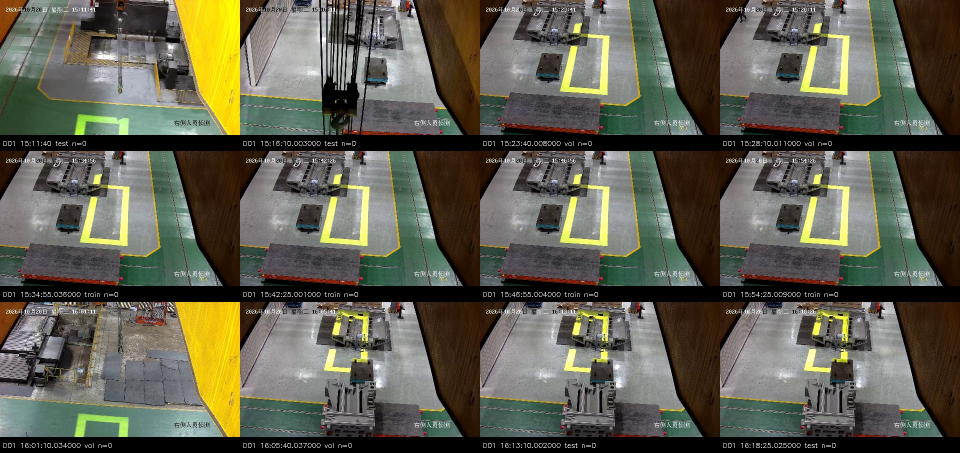
#> input picture person_tracking/data/b3b4_review_20261110/contact_sheets/D01_proposals.jpg, 1920 x 906 px (shown at 1/2 size)
$ python -i vehicle_anchor.py   (imports and definitions only)
#> lines starting #> are read from the running program, lines starting #| are printed output that depends on the picture; after the words box and inside, x2 and y2 are one past the last pixel; in counts of white or black regions, pixels touching at a corner belong together
#> further down, picture is the input picture: shape (906, 1920, 3); mean B, G, R 79.5, 93.9, 94.9
"""Recover a conditional cross-rig pose from four visible cart markers."""

from __future__ import annotations

import itertools
import math

import cv2
import numpy as np


# [31 lines left out: functions _intrinsics, _ordered_corners, not called in this run]


def detect_cart_markers(image: np.ndarray) -> np.ndarray:
    """Return two marker pairs ordered along the green-track direction."""
    hsv = cv2.cvtColor(image, cv2.COLOR_BGR2HSV)
#> hsv: shape (906, 1920, 3); mean H, S, V 60.3, 76.1, 100.9
    green = cv2.inRange(hsv, (75, 30, 50), (105, 180, 220))
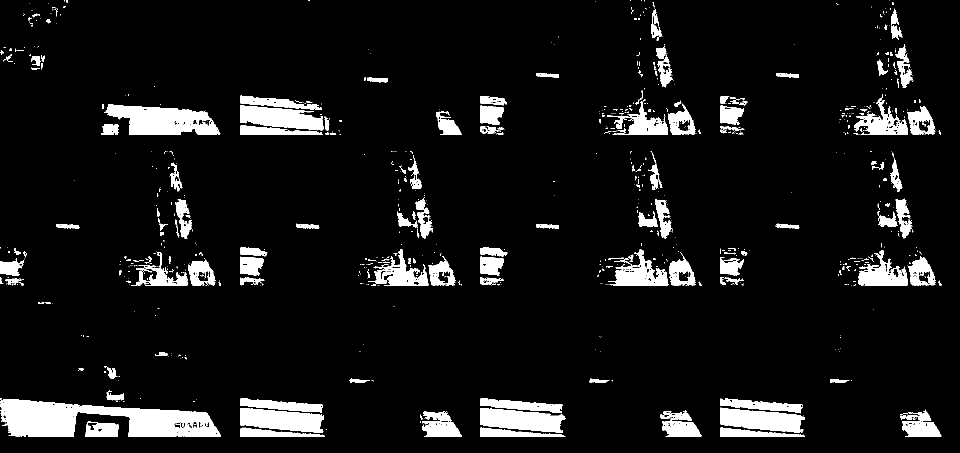
#> green: shape (906, 1920) (shown at 1/2 size); 8.3% white; 934 white regions (742 under 20 px), largest, box (x1, y1, x2, y2) and area: (0, 797, 442, 874) 19961, (208, 209, 441, 270) 9172, (481, 816, 648, 866) 5864
    distance_to_green = cv2.distanceTransform(255 - green, cv2.DIST_L2, 5)
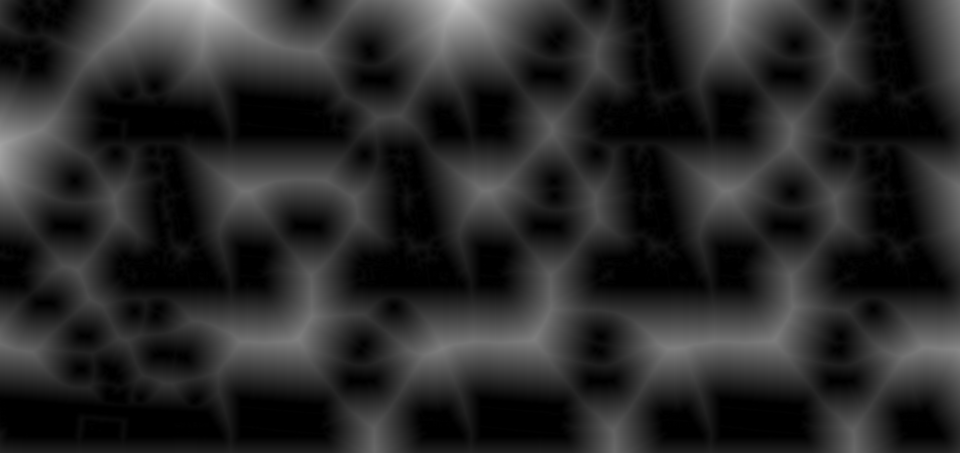
#> distance_to_green: shape (906, 1920) float32 (shown at 1/2 size); min 0, max 201, mean 41.2
    red = (cv2.inRange(hsv, (0, 90, 80), (12, 255, 255)) |
           cv2.inRange(hsv, (170, 90, 80), (179, 255, 255)))
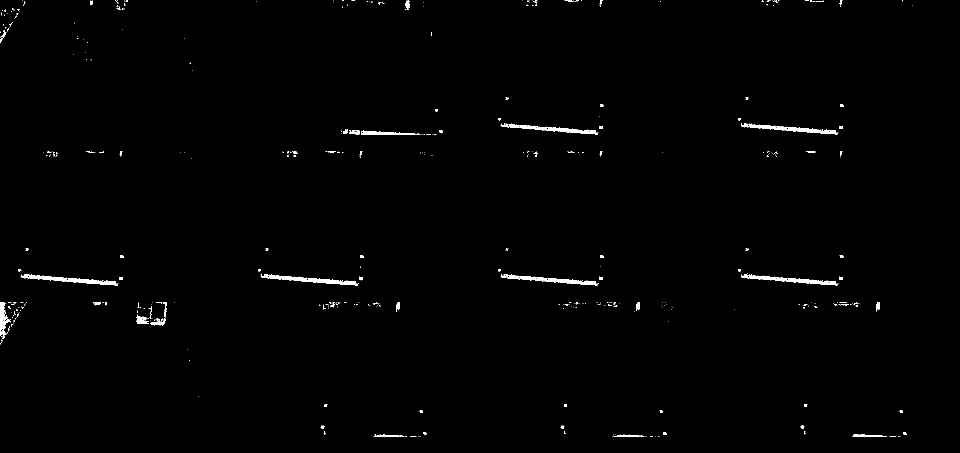
#> red: shape (906, 1920) (shown at 1/2 size); 0.82% white; 444 white regions (367 under 20 px), largest, box (x1, y1, x2, y2) and area: (521, 548, 717, 571) 1353, (41, 548, 237, 571) 1332, (1001, 548, 1197, 571) 1280
    count, _, stats, centroids = cv2.connectedComponentsWithStats(red)
#> count = 445; stats = 445 rows, first 6: [0, 0, 1920, 906, 1725312], [44, 0, 1, 1, 1], [180, 1, 6, 9, 30], [185, 0, 1, 1, 1], [230, 0, 7, 7, 12], [234, 0, 2, 2, 4]; centroids = 445 pairs, first value 0 to 1824, second value 0 to 873
    candidates = []
    for index in range(1, count):
        x, y, width, height, area = stats[index]
        center = centroids[index]
        if (60 <= area <= 500 and 4 <= width <= 35 and 4 <= height <= 35
                and 0.4 <= width / height <= 2.5
                and y >= image.shape[0] * 0.12):
            candidates.append((center, float(distance_to_green[round(center[1]), round(center[0])])))
#> this loop made 444 passes
#> (x, y, width, height, area) on passes 134, 248, 265: (703, 260, 17, 9, 119), (186, 604, 16, 7, 79), (792, 604, 8, 20, 93)
#> after the loop, candidates = [([710.8, 264.1], 30.79), ([193.7, 606.4], 69.35), ([795.7, 612], 8.2), ([1275.8, 611.7], 41), ([1755.6, 612], 11.59), ([282.6, 639.8], 22.79), ([317.1, 644.9], 15.18)]
    nearest = [center for center, distance in candidates if distance <= 12.5]
#> nearest = [[795.7, 612], [1755.6, 612]]
    if len(nearest) < 4:
        nearest = [center for center, distance in candidates if distance <= 18]
#> nearest = [[795.7, 612], [1755.6, 612], [317.1, 644.9]]
    candidates = nearest
#> candidates = [[795.7, 612], [1755.6, 612], [317.1, 644.9]]
    if len(candidates) < 4 or len(candidates) > 12:
#> (the run stopped early here; a loop or call above may not have finished)

$ run again, on person_tracking/data/b3b4_review_20261110/contact_sheets/D02_proposals.jpg
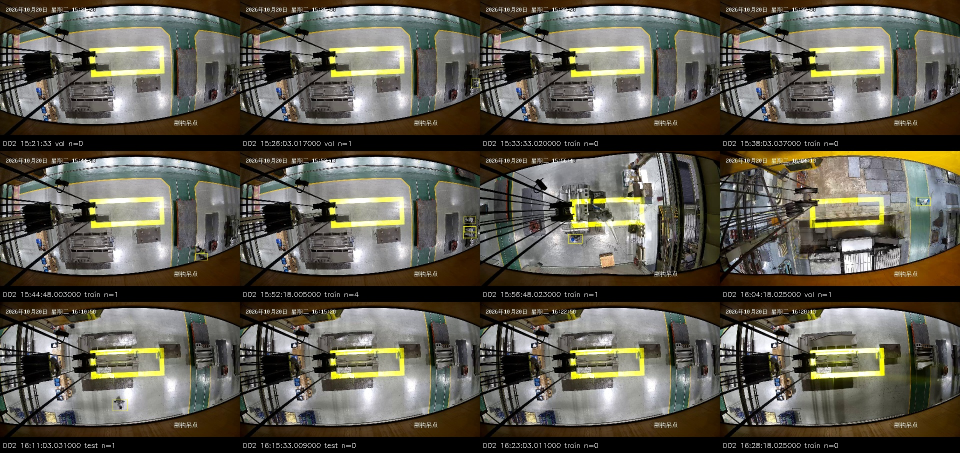
#> input picture person_tracking/data/b3b4_review_20261110/contact_sheets/D02_proposals.jpg, 1920 x 906 px (shown at 1/2 size)
#> picture is the input picture: shape (906, 1920, 3); mean B, G, R 79.5, 90.6, 94.5
#> hsv: shape (906, 1920, 3); mean H, S, V 47.1, 80.7, 97.5
#> in detect_cart_markers, `green = cv2.inRange(hsv, (75, 30, 50), (105, 180, 220))`:
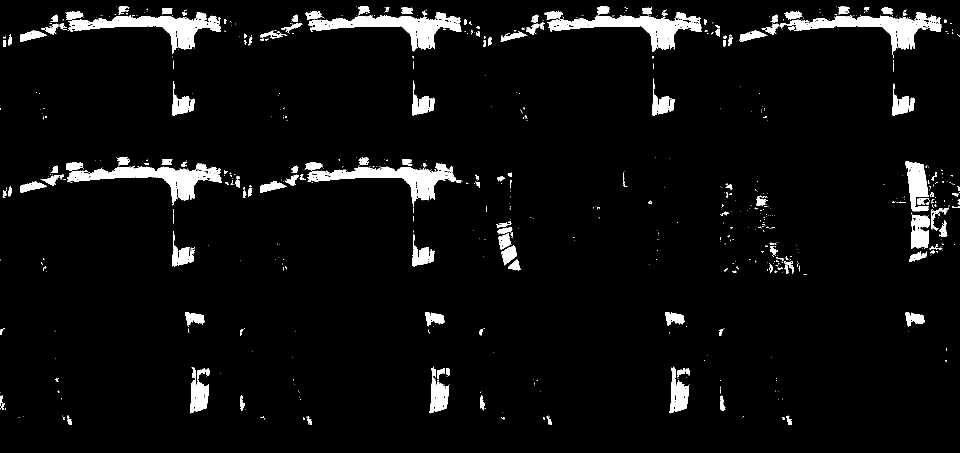
#> green: shape (906, 1920) (shown at 1/2 size); 5.1% white; 831 white regions (674 under 20 px), largest, box (x1, y1, x2, y2) and area: (1088, 22, 1404, 104) 8122, (1530, 24, 1883, 117) 8002, (616, 24, 923, 103) 7778
#> in detect_cart_markers, `red = (cv2.inRange(hsv, (0, 90, 80), (12, 255, 255)) | cv2.inRange(hsv..`:
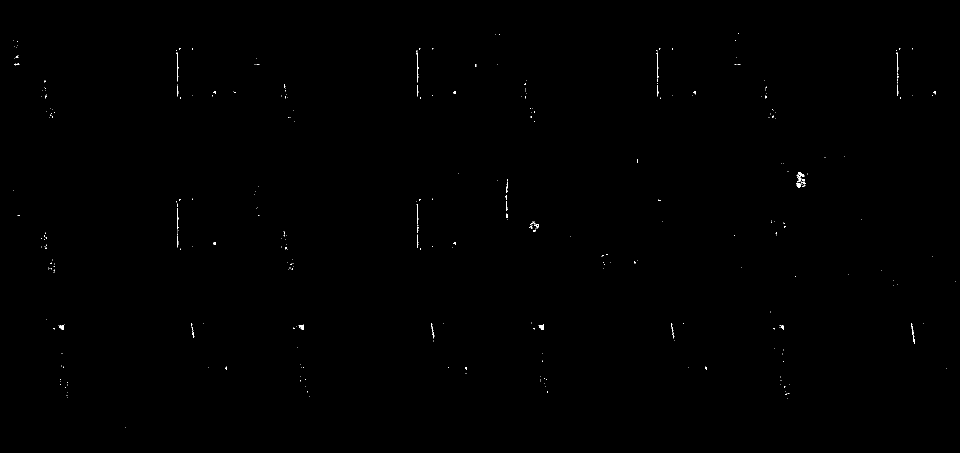
#> red: shape (906, 1920) (shown at 1/2 size); 0.15% white in thin lines or dots, all inside (x1, y1, x2, y2) = (27, 67, 1912, 856)
#> count = 367; stats = 367 rows, first 6: [0, 0, 1920, 906, 1736937], [1476, 67, 2, 1, 2], [990, 69, 1, 1, 1], [998, 68, 2, 1, 2], [27, 80, 1, 1, 1], [1471, 80, 1, 2, 2]; centroids = 367 pairs, first value 27 to 1911, second value 67 to 855
#> the loop in detect_cart_markers, `for index in range(1, count):` made 366 passes
#> (x, y, width, height, area, center) on passes 22 to 24: (353, 105, 4, 58, 89, [354.6, 130.7]), (833, 105, 4, 59, 93, [834.6, 131.3]), (1313, 105, 4, 51, 79, [1314.6, 128.7])
#> after the loop in detect_cart_markers, `for index in range(1, count):`: candidates = [([1601.3, 353.3], 73.9), ([1596.8, 370.1], 66.35), ([603.2, 653.9], 15.18), ([1083.2, 654], 107.2), ([123.4, 654.2], 15.18)]
#> in detect_cart_markers, `nearest = [center for center, distance in candidates if distance <= 12..`: nearest = []
#> in detect_cart_markers, `nearest = [center for center, distance in candidates if distance <= 18]`: nearest = [[603.2, 653.9], [123.4, 654.2]]
